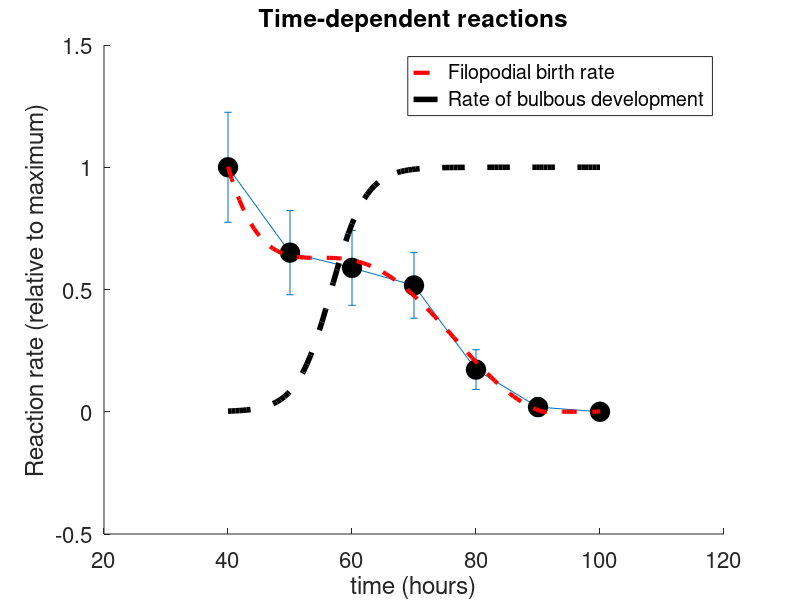
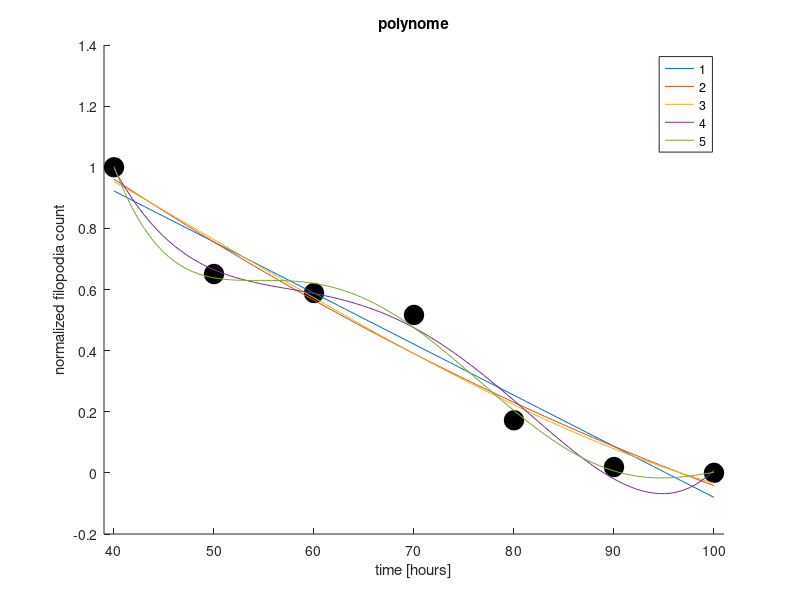

These charts were generated, in order, by the following MATLAB code:
function [] = Fit_F_t()
% Fits the function f_F(t) (a polynomial) to filopodia numbers from fixed preparations at
% P40, P50, ..., P100


format short e
% clear all
% close all

eps = 1e-6;

%Data [number of filopodia] from fixed preparations
Data   = [20.9 13.6   12.3    10.8    3.6       0.4       0];
StdData = ([4.7  3.6    3.2     2.8     1.7       0.8       eps]);
%normalize data and variance
CVData = StdData./Data;
Data = Data./Data(1); 
StdData = CVData.*Data;

t =    [0 10*60 20*60 30*60 40*60   50*60   60*60];

%1. Fit polynomial
figure(2)
hold on
plot(t./60+40, Data,'ko','MarkerSize',14,'MarkerFaceColor','k')
tplot = linspace(0,t(end));
for n = 1:5%length(Data)
    [p,S] = polyfit(t,Data,n);
    pred = polyval(p,tplot);
    h(n) = plot(tplot./60+40, pred);
end
xlim([39 101])
title('polynome')
xlabel('time [hours]')
ylabel('normalized filopodia count')
legend(h,num2str((1:5)'))
p

%plot time-dependent functions
figure(1)
hold on
errorbar(t./60+40,Data,StdData)
plot(t./60+40, Data,'ko','MarkerSize',14,'MarkerFaceColor','k')
damp = pred;
damp = max(1e-6,damp);

%the function f_FB(t,t_half) for the enhancement of the
%filopodia-to-bulbous transition
halfmax = 1000;
exponent = 1;
scale = 2^(-exponent);
damp = polyval(p,tplot);
damp = max(1e-6,damp);
figure(1)
h(1) = plot(tplot./60+40, damp,'r--','Linewidth',3);
enhance = scale*(1+tanh(3/halfmax*(tplot-halfmax))).^(exponent);
h(2) = plot(tplot./60+40, enhance,'k--','Linewidth',4);
xlabel('time (hours)','Fontsize',16)
legend(h,'Filopodial birth rate','Rate of bulbous development')
ylabel('Reaction rate (relative to maximum)','Fontsize',16)
title('Time-dependent reactions','Fontsize',18)
set(gca,'FontSize',16);



